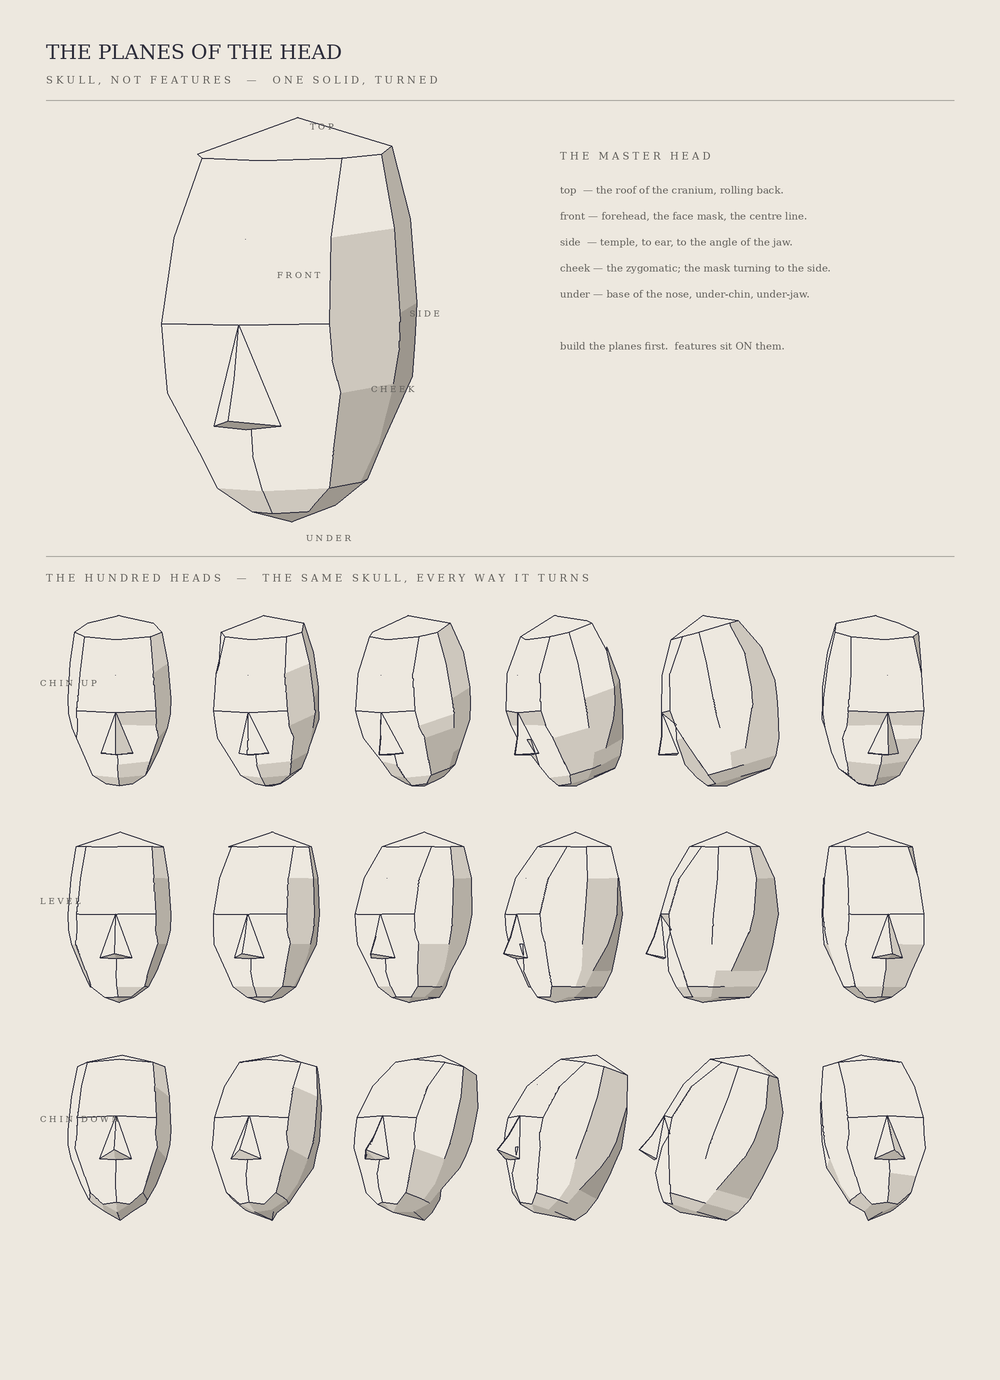

Write Python code to recreate this figure.
"""
THE PLANED SKULL  (Sketch 101, 2026-05-30)
Professor's note: face #3 reads FLAT because it's all front-contour with no skull
turning underneath. The cure is the planes-of-the-head drill — draw the head as a
SOLID of flat planes (Loomis / Asaro), skull not features, and TURN it. The "100 heads".

Build: construction-first / 3D-form-first. The head is ONE watertight solid — a stack of
octagonal cross-section rings (crown apex -> cranium -> brow -> cheekbone -> jaw -> chin
-> under-chin point), connected all the way around, so it can never leak a floating
far-side plane. The nose is a small wedge the z-buffer composites in front. Then that one
solid is rotated through yaw & pitch: the same object, every way it turns.
Crisp construction line (NOT the stroke engine — it tapers; wrong tool for geometry).
Flat per-plane NOTAN value (light plane = bare paper, then stepped halftone/under), which
is the planar value the Asaro head teaches — not gaussian mannequin-mush.
"""
import os, math
import numpy as np
from PIL import Image, ImageDraw, ImageFont

OUT = "/sessions/nifty-keen-cerf/mnt/hessentials/illustration/loomis"
W, H, SS = 1000, 1380, 2
PAPER = (237,232,223)
INK   = (44,44,58)
FAINT = (171,168,161)
LABEL = (96,94,90)
# NOTAN steps (flat): light=bare paper, then stepping into shadow (steeper for plane read)
V_LIGHT=np.array(PAPER,float); V_HALF=np.array((205,199,189),float)
V_UNDER=np.array((180,174,164),float); V_DEEP=np.array((156,150,141),float)
CREASE=math.radians(24)   # only break an edge where planes turn more than this (kills latitude stripes)

def Rx(a): c,s=math.cos(a),math.sin(a); return np.array([[1,0,0],[0,c,-s],[0,s,c]])
def Ry(a): c,s=math.cos(a),math.sin(a); return np.array([[c,0,s],[0,1,0],[-s,0,c]])
def rad(d): return math.radians(d)

# ---------------------------------------------------------------- the solid
# coords: x right, y DOWN, z FORWARD (toward viewer). origin between the brows.
# each ring: (y, zf_front, zc_corner, zs_side, zb_backcorner, zbk_back, ax_cornerX, wx_sideX)
APEX = (0,-130,-10)
RINGS = [
 #  y     zf   zc   zs   zb    zbk  ax  wx     # carved profile -> reads as skull, not egg
 (-108,  46,  30,   4, -44,  -60, 50, 66),   # cranium top
 ( -60,  74,  64,   6, -54,  -82, 56, 74),   # forehead  (flat, wide front)
 (  -6,  90,  80,  12, -50,  -88, 60, 78),   # BROW RIDGE (widest, forward)
 (  18,  74,  78,  14, -44,  -84, 60, 77),   # eyes      (sockets recede; corners hold = cheekbone start)
 (  40,  80,  72,  14, -34,  -80, 62, 72),   # CHEEKBONE (forward + out)
 (  80,  78,  58,   8, -16,  -70, 48, 56),   # mouth / muzzle  (jaw narrowing)
 ( 104,  66,  50,  12,  -6,  -58, 40, 44),   # JAW ANGLE (gonion at back corner)
 ( 120,  54,  42,  14,   2,  -44, 20, 22),   # chin block
]
BASE = (0,128,26)

def ring_verts(r):
    y,zf,zc,zs,zb,zbk,ax,wx = r
    return [ (0,y,zf),(ax,y,zc),(wx,y,zs),(ax,y,zb),(0,y,zbk),(-ax,y,zb),(-wx,y,zs),(-ax,y,zc) ]

# family per around-direction index 0..7 (only affects nothing now; value is by light)
def build_faces():
    F=[]  # (list-of-3d-pts, is_nose)
    Rg=[ring_verts(r) for r in RINGS]
    A=[np.array(p,float) for p in [APEX]][0]
    B=np.array(BASE,float)
    # apex cap (top planes)
    for j in range(8):
        F.append(([A, np.array(Rg[0][(j+1)%8],float), np.array(Rg[0][j],float)], False))
    # bands
    for i in range(len(Rg)-1):
        top=Rg[i]; bot=Rg[i+1]
        for j in range(8):
            a=np.array(top[j],float); b=np.array(top[(j+1)%8],float)
            c=np.array(bot[(j+1)%8],float); d=np.array(bot[j],float)
            F.append(([a,b,c,d], False))
    # base cap (under planes)
    last=Rg[-1]
    for j in range(8):
        F.append(([B, np.array(last[j],float), np.array(last[(j+1)%8],float)], False))
    # ---- nose wedge (seated flush on the front plane; composited by the z-buffer)
    nroot=np.array((0,-6,90.)); nbr=np.array((0,28,100.)); ntip=np.array((0,54,112.))
    nwR=np.array((24,60,84.)); nwL=np.array((-24,60,84.)); nbase=np.array((0,62,86.))
    F += [([nroot,nbr,nwR],True),([nroot,nwL,nbr],True),          # ridge / front slabs (upper)
          ([nbr,ntip,nwR],True),([nbr,nwL,ntip],True),            # front slabs (lower)
          ([ntip,nwR,nbase],True),([ntip,nbase,nwL],True)]        # under-nose
    return F

FACES = build_faces()
LIGHT = np.array([-0.42,-0.52,0.74]); LIGHT/=np.linalg.norm(LIGHT)   # upper-left-front (y up = -y)

def newell(poly):
    n=np.zeros(3)
    for i in range(len(poly)):
        a=poly[i]; b=poly[(i+1)%len(poly)]
        n[0]+=(a[1]-b[1])*(a[2]+b[2]); n[1]+=(a[2]-b[2])*(a[0]+b[0]); n[2]+=(a[0]-b[0])*(a[1]+b[1])
    nn=np.linalg.norm(n); return n/nn if nn>1e-9 else n

def notan(s):                      # flat NOTAN steps from light dot
    if s >  0.30: return V_LIGHT
    if s >  0.00: return V_HALF
    if s > -0.30: return V_UNDER
    return V_DEEP

# ---------------------------------------------------------------- z-buffer raster
CANVAS = np.full((H*SS, W*SS, 3), PAPER, float)

def raster_head(cx, cy, sc, yaw, pitch):
    Rm = Ry(rad(yaw)) @ Rx(rad(pitch))
    faces=[]; allx=[]; ally=[]
    for pts,is_nose in FACES:
        rp=[Rm@p for p in pts]; nrm=newell(rp)
        front = nrm[2] > 0.02
        if not front and not is_nose: continue        # cull back (nose kept, then composited by z)
        nf = nrm if nrm[2] >= 0 else -nrm
        col=notan(float(np.dot(nf,LIGHT)))
        sx=[cx+p[0]*sc for p in rp]; sy=[cy+p[1]*sc for p in rp]
        allx+=sx; ally+=sy
        faces.append((rp,nf,col,sx,sy))
    if not faces: return
    pad=3
    x0=max(0,int(min(allx))-pad); y0=max(0,int(min(ally))-pad)
    x1=min(W*SS,int(max(allx))+pad); y1=min(H*SS,int(max(ally))+pad)
    tw,th=x1-x0,y1-y0
    if tw<=0 or th<=0: return
    zbuf=np.full((th,tw),-1e18); fid=np.full((th,tw),-1,int)
    lut=np.zeros((len(faces),3))
    lx=np.arange(tw)[None,:]+x0; ly=np.arange(th)[:,None]+y0
    pxg=(lx-cx)/sc; pyg=(ly-cy)/sc
    for k,(rp,nrm,col,sx,sy) in enumerate(faces):
        lut[k]=col
        m=Image.new('L',(tw,th),0)
        ImageDraw.Draw(m).polygon([(sx[i]-x0,sy[i]-y0) for i in range(len(sx))],fill=255)
        mask=np.asarray(m)>0
        if not mask.any(): continue
        a,b,c=nrm; P0=rp[0]
        if abs(c)<1e-6: continue
        pz=np.broadcast_to((np.dot(nrm,P0)-a*pxg-b*pyg)/c,(th,tw))
        upd=mask & (pz>zbuf); zbuf[upd]=pz[upd]; fid[upd]=k
    rgb=np.where(fid[...,None]>=0, lut[np.clip(fid,0,len(faces)-1)], np.array(PAPER,float))
    # CREASE EDGES: draw an edge only where the two planes turn (dihedral>CREASE) or at the
    # silhouette (plane vs background). Smoothly-continuing facet joins are suppressed ->
    # form reads as planes, not as an egg wrapped in latitude lines.
    fn=np.array([f[1] for f in faces]); fnrm=fn[np.clip(fid,0,len(faces)-1)]
    ct=math.cos(CREASE); ed=np.zeros((th,tw),bool)
    def mark(aF,bF,aN,bN,sl):
        diff=aF!=bF; bg=(aF<0)|(bF<0)
        dot=np.sum(aN*bN,axis=-1)
        cr=diff&(bg|(dot<ct)); ed[sl[0]]|=cr; ed[sl[1]]|=cr
    mark(fid[:, :-1],fid[:,1:],fnrm[:, :-1],fnrm[:,1:],(np.s_[:, :-1],np.s_[:,1:]))
    mark(fid[:-1,:],fid[1:,:],fnrm[:-1,:],fnrm[1:,:],(np.s_[:-1,:],np.s_[1:,:]))
    rgb[ed]=np.array(INK,float)
    paint=(fid>=0)|ed
    CANVAS[y0:y1,x0:x1][paint]=rgb[paint]

def label_master(D, cx, cy, sc, yaw, pitch, fsm):
    Rm = Ry(rad(yaw)) @ Rx(rad(pitch))
    def put(p3, txt, dx=0, dy=0):
        p=Rm@np.array(p3,float); D.text((cx+p[0]*sc+dx, cy+p[1]*sc+dy),
                                        ' '.join(txt.upper()), fill=LABEL, font=fsm)
    put((10,-120,-8),'top',  dx=-2,dy=-24)
    put((22,-30,82),'front', dx=8, dy=-34)
    put((76,-6,6),'side',    dx=16,dy=-6)
    put((62,34,40),'cheek',  dx=18,dy=10)
    put((10,128,18),'under', dx=-10,dy=26)

# ---------------------------------------------------------------- sheet
MX,MY,MSC = 300, 320, 1.55
yaws  = [-4,-22,-42,-64,-88, 18]
pitchs= [(-16,'chin up'),(0,'level'),(16,'chin down')]
gx0, gy0, dx, dy, gsc = 120, 700, 150, 218, 0.66

raster_head(MX*SS, MY*SS, MSC*SS, yaw=-26, pitch=-6)
for r,(pt,_) in enumerate(pitchs):
    for c,yw in enumerate(yaws):
        raster_head((gx0+c*dx)*SS, (gy0+r*dy)*SS, gsc*SS, yaw=yw, pitch=pt)

img=Image.fromarray(np.clip(CANVAS,0,255).astype(np.uint8)); D=ImageDraw.Draw(img)
def font(px):
    try: return ImageFont.truetype('/usr/share/fonts/truetype/dejavu/DejaVuSerif.ttf',int(px*SS))
    except: return ImageFont.load_default()
F_TTL=font(20); F_SM=font(8.5); F_CAP=font(10)
def caps(s): return ' '.join(s.upper())

D.text((46*SS,40*SS), 'THE PLANES OF THE HEAD', fill=INK, font=F_TTL)
D.text((46*SS,74*SS), caps('skull, not features  —  one solid, turned'), fill=LABEL, font=F_CAP)
D.line([(46*SS,100*SS),(954*SS,100*SS)], fill=FAINT, width=max(1,int(1*SS)))

label_master(D, MX*SS, MY*SS, MSC*SS, -26, -6, F_SM)
D.text((560*SS,150*SS), caps('the master head'), fill=LABEL, font=F_CAP)
for i,t in enumerate([
   'top  — the roof of the cranium, rolling back.',
   'front — forehead, the face mask, the centre line.',
   'side  — temple, to ear, to the angle of the jaw.',
   'cheek — the zygomatic; the mask turning to the side.',
   'under — base of the nose, under-chin, under-jaw.',
   '',
   'build the planes first.  features sit ON them.',
]):
    if t: D.text((560*SS,(184+i*26)*SS), t, fill=LABEL, font=F_CAP)
D.line([(46*SS,556*SS),(954*SS,556*SS)], fill=FAINT, width=max(1,int(1*SS)))
D.text((46*SS,572*SS), caps('the hundred heads  —  the same skull, every way it turns'),
       fill=LABEL, font=F_CAP)
for r,(pt,plab) in enumerate(pitchs):
    D.text((40*SS,(gy0-22+r*dy)*SS), caps(plab), fill=LABEL, font=F_SM)

out=img.resize((W,H),Image.LANCZOS)
os.makedirs(OUT,exist_ok=True)
out.save(f'{OUT}/planed_skull.png'); print('done', out.size)
